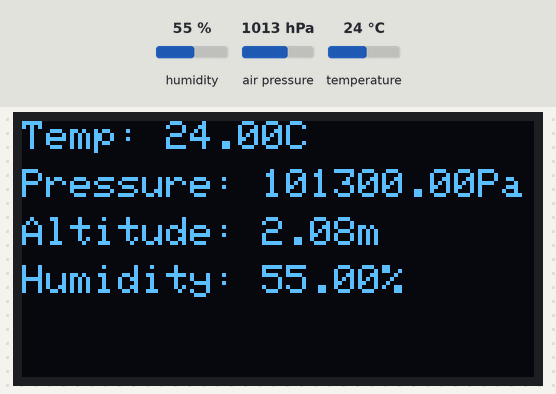
Recording of a sketch running on a simulated Arduino Uno, built with avr-gcc and run on an emulated ATmega328P. Parts: 128×64 one-colour display. Inputs (shaded band) come from the test bench; at power-on: humidity 55 %, air pressure 1013 hPa, temperature 24 °C. The display library's start-up logo is not drawn.

Above: at 3.3 s.
3.4 s: humidity set to 22 %
At 12.7 s:
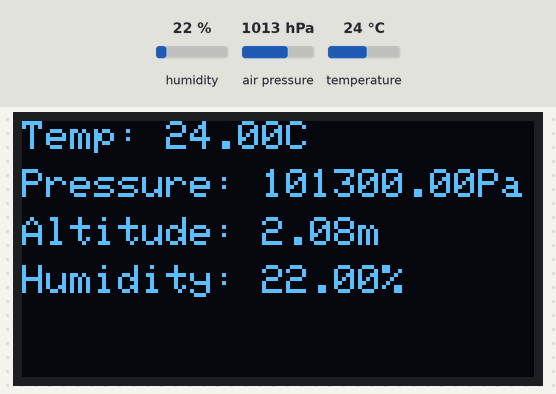
13.7 s: air pressure set to 952 hPa
At 23.0 s:
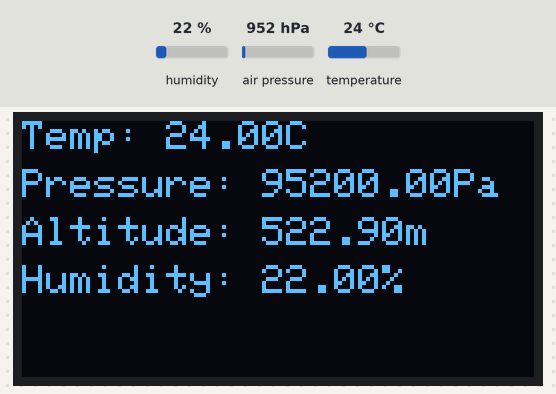
23.7 s: temperature set to 12 °C
At 33.2 s:
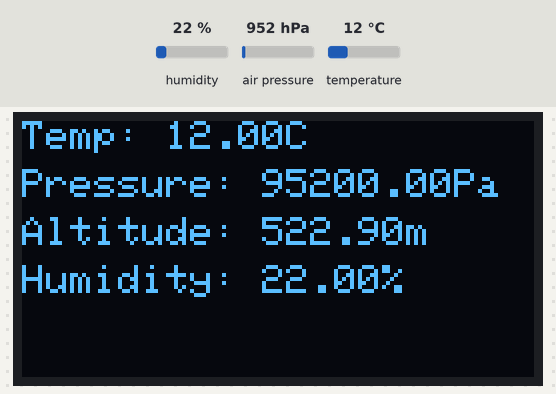
33.8 s: humidity set to 40 %
At 43.5 s:
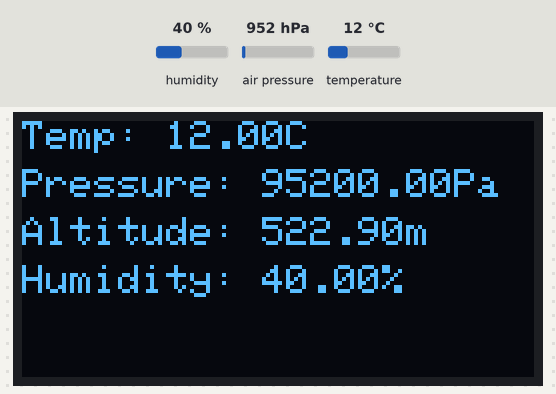
Timing chart, 0 to 44.8 s (numbered marks = the images above; inputs shaded):
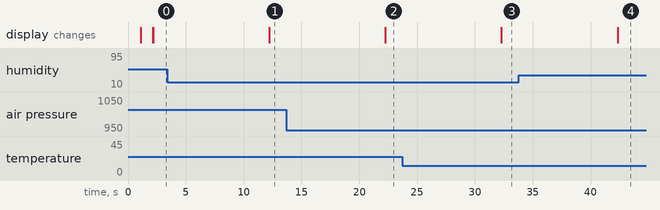

The sketch:

testEcranOLED.ino
```cpp
#include <SPI.h>
#include <Wire.h>
#include <Adafruit_GFX.h>
#include <Adafruit_SSD1306.h>
Adafruit_SSD1306 display = Adafruit_SSD1306(128, 64);

#include "Seeed_BME280.h"
#include <Wire.h>
BME280 bme280;

void setup() {

  Serial.println("OLED FeatherWing test");
  // SSD1306_SWITCHCAPVCC = generate display voltage from 3.3V internally
  display.begin(SSD1306_SWITCHCAPVCC, 0x3C); // Address 0x3C for 128x32

  // Show image buffer on the display hardware.
  // Since the buffer is intialized with an Adafruit splashscreen
  // internally, this will display the splashscreen.
  display.display();
  delay(1000);

  // Clear the buffer.
  display.clearDisplay();
  display.display();

  // text display tests
  display.setTextSize(1.8);
  display.setTextColor(SSD1306_INVERSE);
  display.setCursor(0,0);
  display.println("Bienvenue au FABLab\n'OpenFactory':");
  display.println("connected!");
  display.println("IP: 10.0.1.23");
  display.println("Sending val #42");
  display.setCursor(0,0);
  display.display(); // actually display all of the above
  delay(1000);

  // Clear the buffer.
  display.clearDisplay();
  display.display();

  !bme280.init();
}

void loop() {
  float pressure;

  //get and print temperatures
  display.setCursor(0,0);
  display.print("Temp: ");
  display.print(bme280.getTemperature());
  display.println("C");

  //get and print atmospheric pressure data
  display.setCursor(0,12);
  display.print("Pressure: ");
  pressure = bme280.getPressure();
  display.print(pressure);
  display.println("Pa");

  //get and print altitude data
  display.setCursor(0,24);
  display.print("Altitude: ");
  display.print(bme280.calcAltitude(pressure));
  display.println("m");

  //get and print humidity data
  display.setCursor(0,36);
  display.print("Humidity: ");
  display.print(bme280.getHumidity());
  display.println("%");
  display.display();
  delay(10000);
  // Clear the buffer.
  display.clearDisplay();
}
```

Measured:
- after the input at 3.4 s, the display: changes after 8.8 s (image 1)
- after the input at 13.7 s, the display: changes after 8.6 s (image 2)
- after the input at 23.7 s, the display: changes after 8.6 s (image 3)
- after the input at 33.8 s, the display: changes after 8.5 s (image 4)
